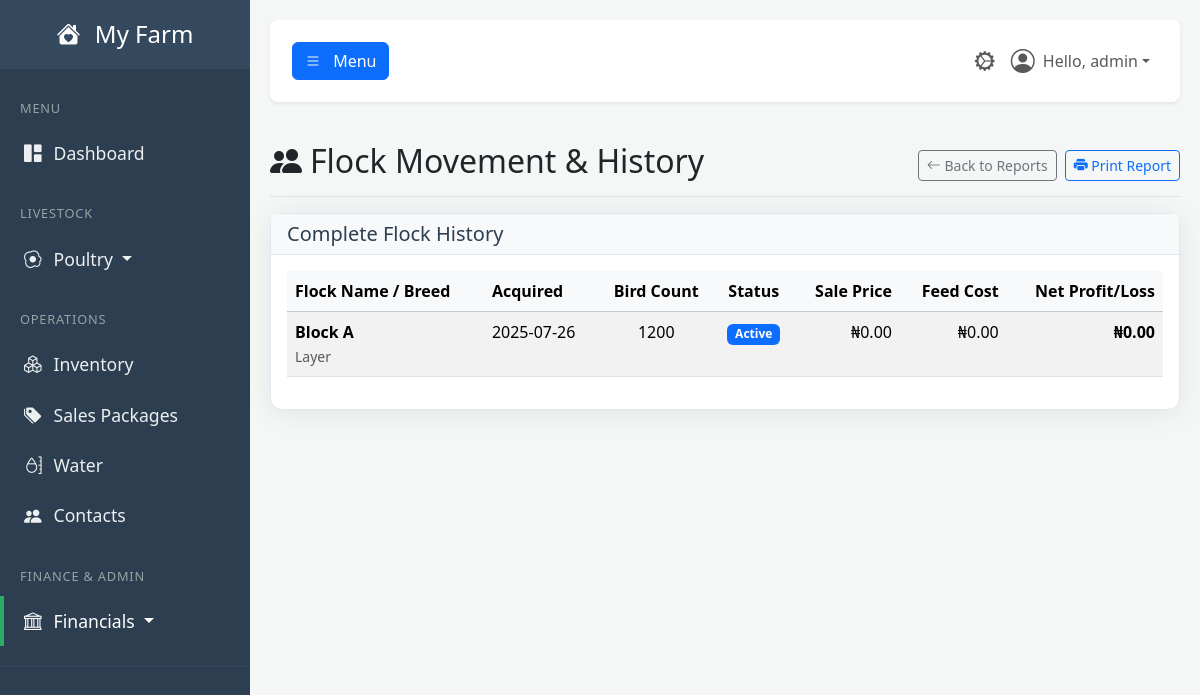
/report/flock-movement (signed in), run on an earlier commit of the app's database.
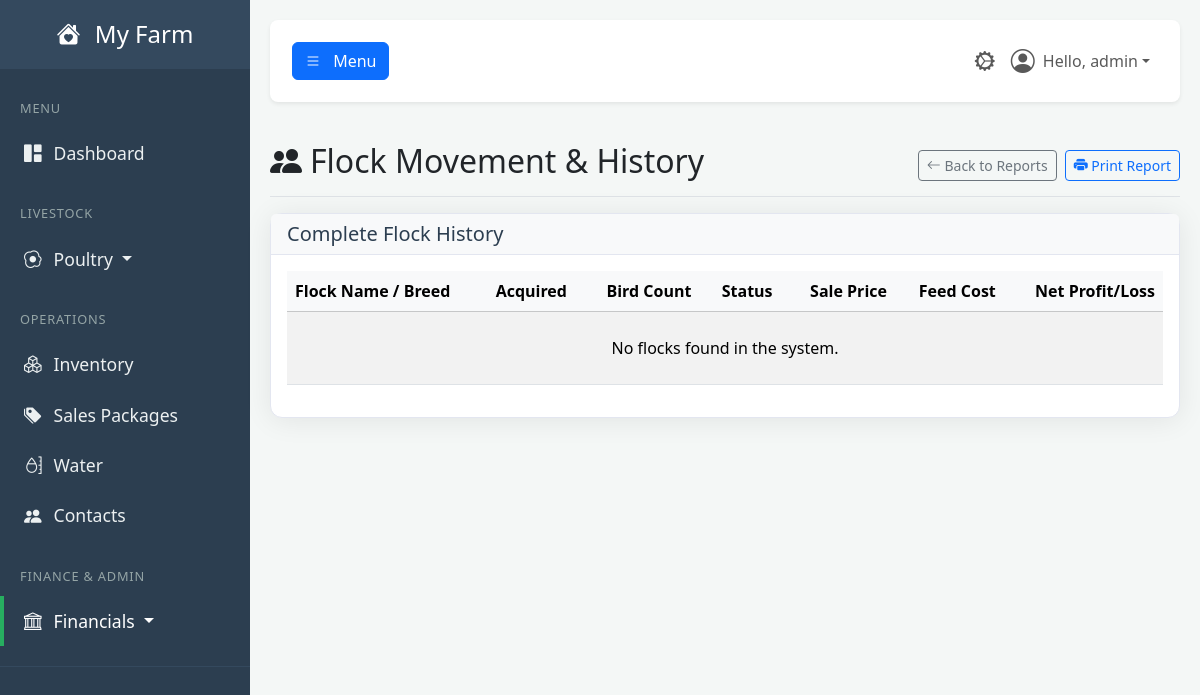
And on a later commit of the database.
### tables this page shows
CREATE TABLE poultry_flocks (
            id INTEGER PRIMARY KEY,
            flock_name TEXT NOT NULL,
            breed TEXT NOT NULL,
            acquisition_date TEXT NOT NULL,
            bird_count INTEGER NOT NULL,
            status TEXT NOT NULL, -- Active, Sold, Archived
            created_at TIMESTAMP DEFAULT CURRENT_TIMESTAMP
        , final_sale_price REAL DEFAULT 0, total_cost REAL DEFAULT 0, net_profit REAL DEFAULT 0, cost_per_bird REAL DEFAULT 0);

### app.py (the view)
@app.route('/report/flock-movement')
@login_required
@permission_required('view_reports')
def report_flock_movement():
    db = get_db()
    all_flocks = db.execute("""
        SELECT
            pf.*,
            (SELECT COALESCE(SUM(il.cost_of_usage), 0) FROM inventory_log il WHERE il.flock_id = pf.id) as calculated_feed_cost
        FROM poultry_flocks pf
        ORDER BY pf.acquisition_date DESC
    """).fetchall()
    return render_template(
        'report_flock_movement.html',
        user=g.user,
        all_flocks=all_flocks,
        now=datetime.utcnow()
    )

### app.py (called while the page is built)
def get_db():
    if 'db' not in g:
        g.db = sqlite3.connect(DATABASE)
        g.db.row_factory = sqlite3.Row
    return g.db

def login_required(f):
    @wraps(f)
    def decorated_function(*args, **kwargs):
        if 'user_id' not in session:
            flash('Please log in to access this page.', 'warning')
            return redirect(url_for('login'))
        g.user = User.get_by_id(session['user_id'])
        if not g.user:
            session.clear()
            return redirect(url_for('login'))
        return f(*args, **kwargs)
    return decorated_function

def permission_required(permission_name):
    def decorator(f):
        @wraps(f)
        def decorated_function(*args, **kwargs):
            if not hasattr(g, 'user') or not g.user.has_permission(permission_name):
                flash('You do not have the required permission.', 'danger')
                return redirect(url_for('dashboard'))
            return f(*args, **kwargs)
        return decorated_function
    return decorator

### templates/report_flock_movement.html (shortened to what this page needs)
{% extends "base.html" %}
{% block content %}
    <div class="d-flex justify-content-between flex-wrap flex-md-nowrap align-items-center pt-3 pb-2 mb-3 border-bottom no-print">
        <h1 class="h2"><i class="bi bi-people-fill me-2"></i>Flock Movement & History</h1>
        <div class="btn-toolbar mb-2 mb-md-0">
            <a href="{{ url_for('reports_dashboard') }}" class="btn btn-sm btn-outline-secondary me-2">
                <i class="bi bi-arrow-left"></i> Back to Reports
            </a>
            <button onclick="window.print();" class="btn btn-sm btn-outline-primary">
                <i class="bi bi-printer-fill"></i> Print Report
            </button>
        </div>
    </div>
    <div class="card shadow-sm">
        <div class="card-header bg-light">
            <h5 class="mb-0">Complete Flock History</h5>
        </div>
        <div class="card-body">
            <div class="table-responsive">
                <table class="table table-striped table-hover">
                    <thead class="table-light">
                        <tr>
                            <th>Flock Name / Breed</th>
                            <th>Acquired</th>
                            <th class="text-center">Bird Count</th>
                            <th class="text-center">Status</th>
                            <th class="text-end">Sale Price</th>
                            <th class="text-end">Feed Cost</th>
                            <th class="text-end">Net Profit/Loss</th>
                        </tr>
                    </thead>
                    <tbody>
                        {% for flock in all_flocks %}
                        <tr class="{{ 'table-success' if (flock.net_profit or 0) > 0 else 'table-danger' if flock.status == 'Inactive' }}">
                            <td><strong>{{ flock.flock_name }}</strong><br><small class="text-muted">{{ flock.breed }}</small></td>
                            <td>{{ flock.acquisition_date }}</td>
                            <td class="text-center">{{ flock.bird_count }}</td>
                            <td class="text-center">
                                <span class="badge bg-{{ 'secondary' if flock.status == 'Inactive' else 'primary' }}">{{ flock.status }}</span>
                            </td>
                            <td class="text-end">₦{{ '{:,.2f}'.format(flock.final_sale_price or 0) }}</td>
                            <td class="text-end">₦{{ '{:,.2f}'.format(flock.total_cost or flock.calculated_feed_cost) }}</td>
                            <td class="text-end"><strong>₦{{ '{:,.2f}'.format(flock.net_profit or 0) }}</strong></td>
                        </tr>
                        {% else %}
                        <tr><td colspan="7" class="text-center p-4">No flocks found in the system.</td></tr>
                        {% endfor %}
                    </tbody>
                </table>
            </div>
        </div>
    </div>
{% endblock %}

What changed in the data, as far as the page shows it:
removed poultry_flocks: flock_name "Block A", breed "Layer", acquisition_date "2025-07-26", bird_count "1200", status "Active", final_sale_price "0.00", total_cost "0.00", net_profit "0.00"
Also different on the page:
text now shown: "No flocks found in the system."
